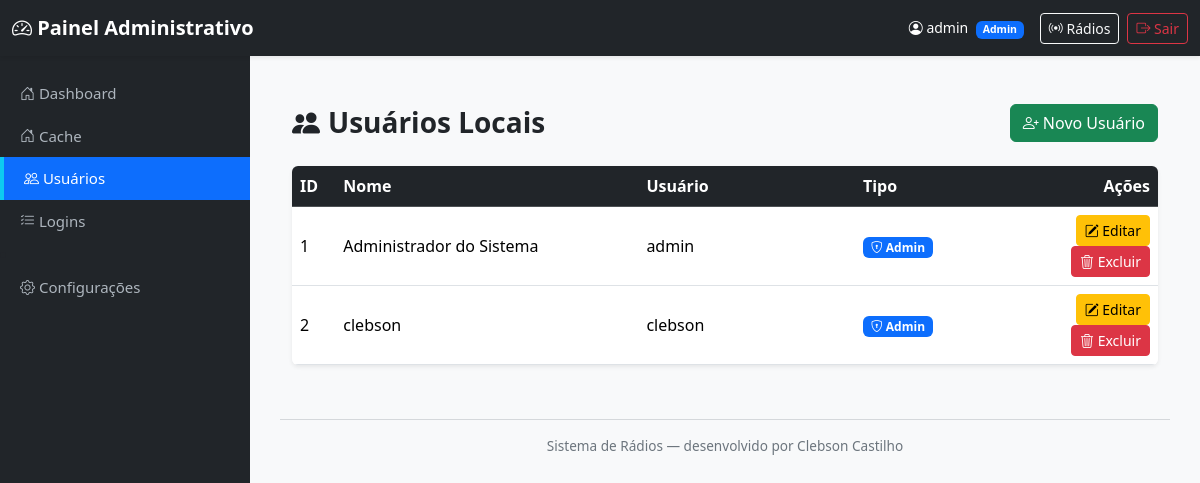
Screenshot of /admin/usuarios (signed in) with the database file from the repository.
### tables this page shows
CREATE TABLE usuarios (
                id INTEGER PRIMARY KEY AUTOINCREMENT,
                nome TEXT NOT NULL,
                usuario TEXT UNIQUE NOT NULL,
                senha TEXT NOT NULL,
                tipo TEXT NOT NULL
            );

### mod_admin/routes.py (the view)
@bp_admin.route('/admin/usuarios')
@admin_required
def usuarios():
    print("🔍 Acessando rota /admin/usuarios")  # Debug
    from .models import listar_usuarios
    usuarios = listar_usuarios()
    usuarios = [dict(u) for u in usuarios]  # ✅ converte sqlite3.Row para dict
    print(f"✅ Usuários retornados: {usuarios}")
    return render_template('admin_usuarios.html', usuarios=usuarios)

### mod_admin/models.py (called while the page is built)
def get_connection():
    conn = sqlite3.connect(DB_PATH, check_same_thread=False)
    conn.row_factory = sqlite3.Row
    return conn

def listar_usuarios():
    conn = get_connection()
    cur = conn.cursor()
    cur.execute("""
        CREATE TABLE IF NOT EXISTS usuarios (
            id INTEGER PRIMARY KEY AUTOINCREMENT,
            nome TEXT,
            usuario TEXT UNIQUE,
            senha TEXT,
            tipo TEXT
        )
    """)
    cur.execute("SELECT id, nome, usuario, tipo FROM usuarios ORDER BY id ASC")
    usuarios = cur.fetchall()
    conn.close()
    return usuarios

### mod_auth/utils.py (called while the page is built)
def admin_required(f):
    @wraps(f)
    def decorated_function(*args, **kwargs):
        user = session.get('user')
        if not user:
            flash("⚠️ Faça login para continuar.", "warning")
            return redirect(url_for('auth.login'))
        if user.get('tipo') != 'admin':
            template = current_app.jinja_env.get_or_select_template("error_403.html")
            return template.render(user=user), 403
        return f(*args, **kwargs)
    return decorated_function

### mod_admin/templates/admin_usuarios.html (shortened to what this page needs)
{% extends "admin_base.html" %}
{% block content %}
<div class="container py-4">
  <div class="d-flex justify-content-between align-items-center mb-4">
    <h3 class="fw-bold mb-0">
      <i class="bi bi-people-fill me-2"></i>Usuários Locais
    </h3>
    <a href="{{ url_for('admin.novo_usuario') }}" class="btn btn-success">
      <i class="bi bi-person-plus"></i> Novo Usuário
    </a>
  </div>
  {% if usuarios %}
  <div class="table-responsive shadow-sm rounded">
    <table class="table table-hover align-middle mb-0">
      <thead class="table-dark">
        <tr>
          <th style="width: 5%;">ID</th>
          <th style="width: 35%;">Nome</th>
          <th style="width: 25%;">Usuário</th>
          <th style="width: 15%;">Tipo</th>
          <th style="width: 20%;" class="text-end">Ações</th>
        </tr>
      </thead>
      <tbody>
        {% for u in usuarios %}
        <tr>
          <td>{{ u.id }}</td>
          <td>{{ u.nome }}</td>
          <td>{{ u.usuario }}</td>
          <td>
            {% if u.tipo == 'admin' %}
              <span class="badge bg-primary"><i class="bi bi-shield-lock"></i> Admin</span>
            {% else %}
              <span class="badge bg-secondary"><i class="bi bi-person"></i> Colaborador</span>
            {% endif %}
          </td>
          <td class="text-end">
            <a href="{{ url_for('admin.editar_usuario', user_id=u.id) }}" class="btn btn-sm btn-warning">
              <i class="bi bi-pencil-square"></i> Editar
            </a>
            <form action="{{ url_for('admin.excluir_usuario_route', user_id=u.id) }}" method="POST"
                  class="d-inline"
                  onsubmit="return confirmarExclusao('{{ u.nome }}')">
              <button type="submit" class="btn btn-sm btn-danger">
                <i class="bi bi-trash3"></i> Excluir
              </button>
            </form>
          </td>
        </tr>
        {% endfor %}
      </tbody>
    </table>
  </div>
  {% else %}
  <div class="alert alert-warning text-center mt-4 shadow-sm">
    <i class="bi bi-exclamation-triangle"></i> Nenhum usuário cadastrado.
  </div>
  {% endif %}
</div>
{% endblock %}

### templates/admin_base.html (style rules this page uses)
body { background-color: #f8f9fa; overflow-x: hidden; }

### rows the page displays
usuarios: id "1", nome "Administrador do Sistema", usuario "admin", tipo "admin" (drawn)
usuarios: id "2", nome "clebson", usuario "clebson", tipo "admin" (drawn)

### other values shown
{{ session.user.usuario }} "admin"
{{ session.user.tipo|capitalize }} "Admin"
